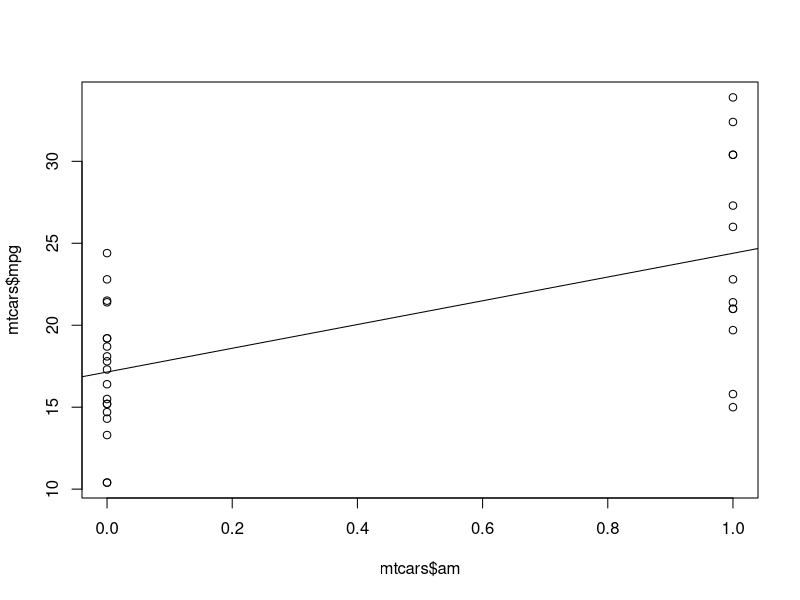
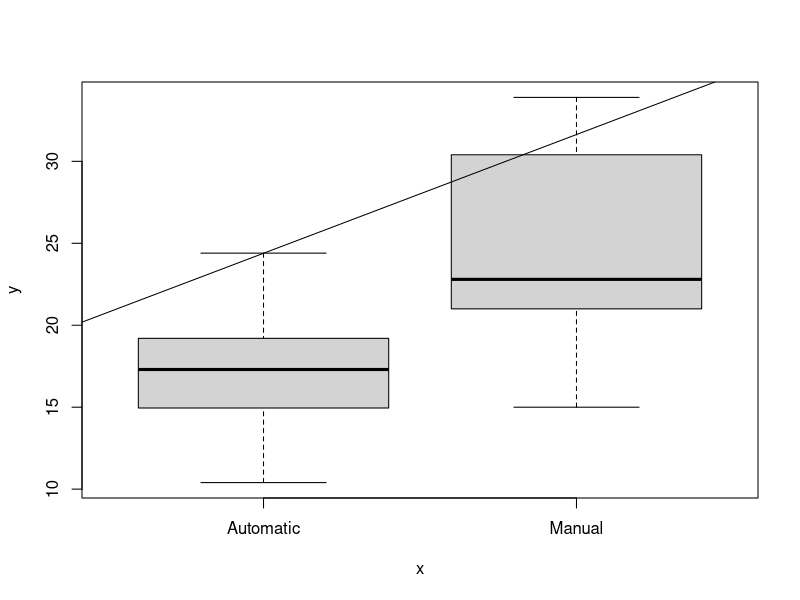
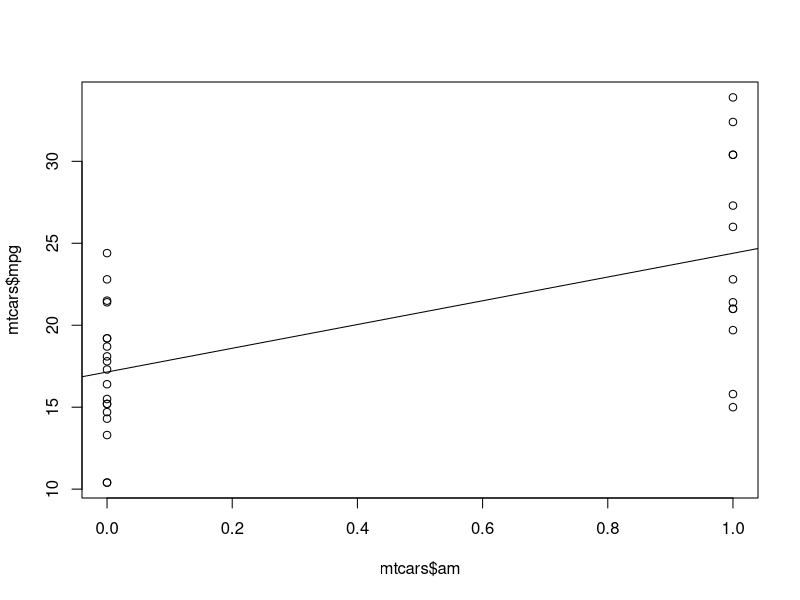
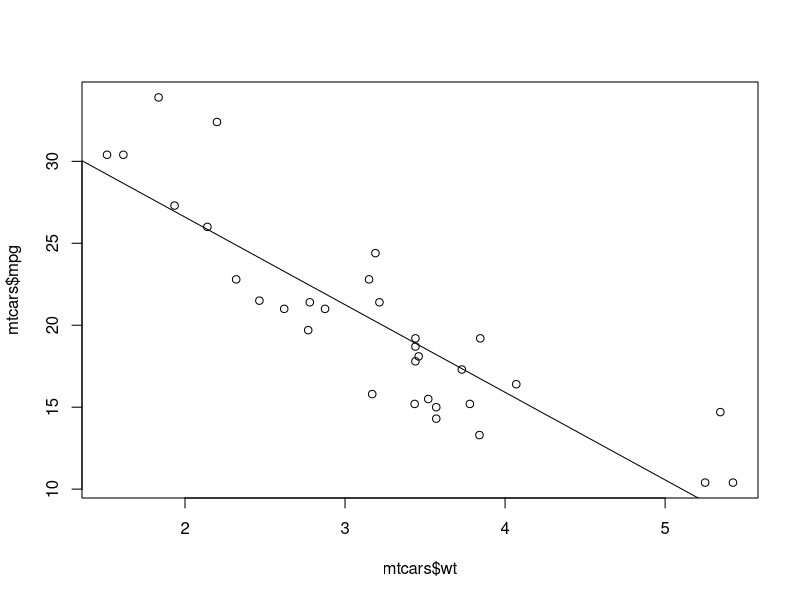
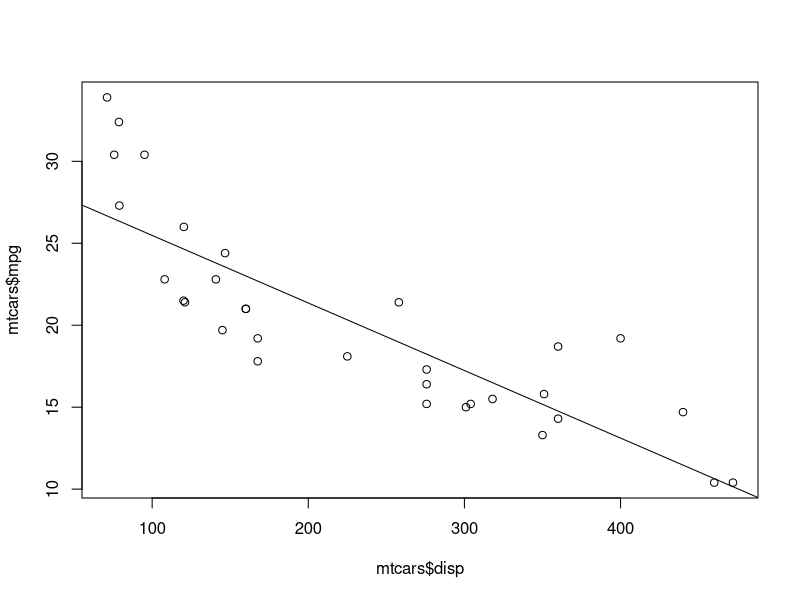
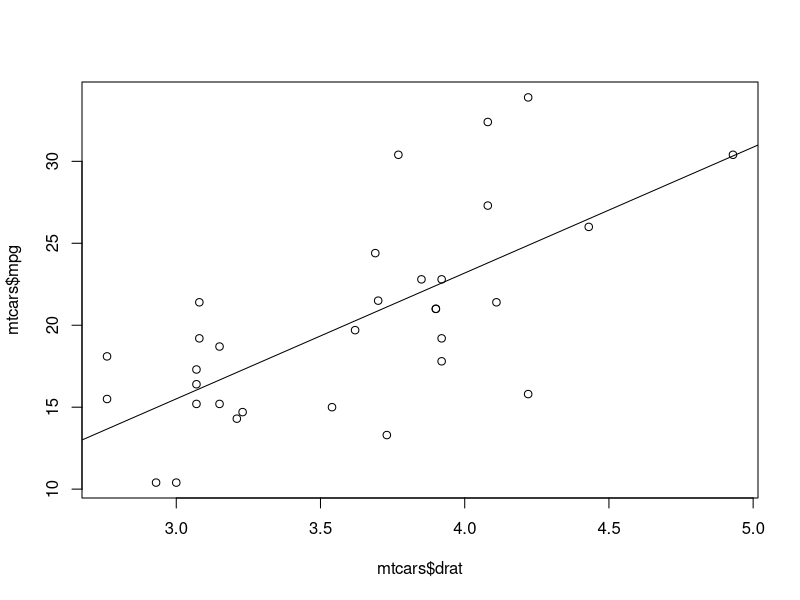

The R source for these figures, in order:
## ---- chunk 1
knitr::opts_chunk$set(echo = TRUE)
library(dplyr)
data("mtcars")
## ---- chunk 2
summary(mtcars)
## ---- chunk 3
plot(mtcars$am, mtcars$mpg)
abline(lm(mtcars$mpg ~ mtcars$am))
## ---- chunk 4
mtcars$transtype <- 'Automatic'
mtcars[mtcars$am == 1, ]$transtype <- 'Manual'
mtcars$transtype <- as.factor(mtcars$transtype)
plot(mtcars$transtype, mtcars$mpg)
abline(lm(mtcars$mpg ~ mtcars$transtype))
## ---- chunk 5
plot(mtcars$am, mtcars$mpg)
abline(lm(mtcars$mpg ~ mtcars$am))
## ---- chunk 6
plot(mtcars$wt, mtcars$mpg)
abline(lm(mtcars$mpg ~ mtcars$wt))
## ---- chunk 7
plot(mtcars$disp, mtcars$mpg)
abline(lm(mtcars$mpg ~ mtcars$disp))
## ---- chunk 8
plot(mtcars$drat, mtcars$mpg)
abline(lm(mtcars$mpg ~ mtcars$drat))
